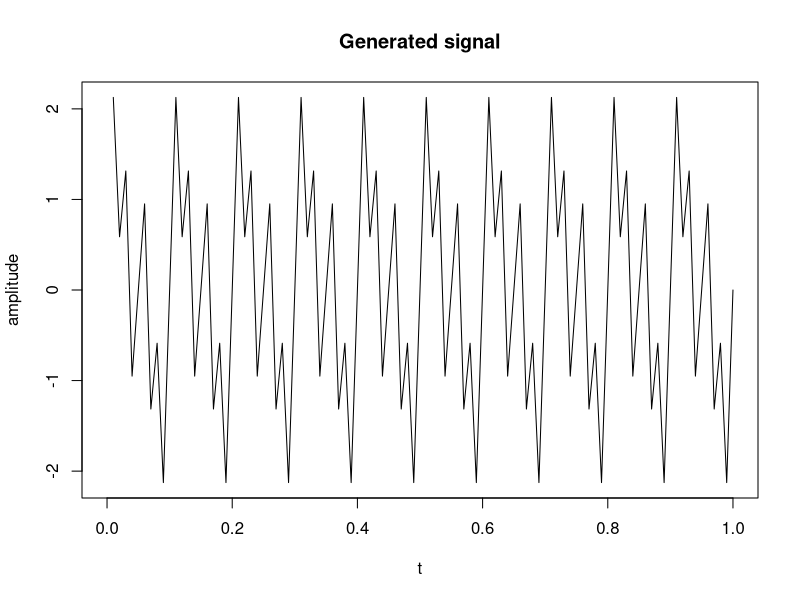

Recreate this plot in R.
## Data generation 
# 2020-01-16 T17:30 RT

# Samples
N = 100

# Time Vector
t = seq(0.01, 3, 1/N)

# Sampling Frequency
Fs = 1/(t[2]-t[1])

# Nyquist Frequency
Fn = Fs/2

# Data window size
dw_size <- length(t)/3

# Signal 10hz
s1 <-
  sin(2*pi*10*t[1:dw_size])


# Signal 20hz
s2<-
  sin(2*pi*20*t[(dw_size+1):(length(t)-dw_size)])

# Signal 40hz
s3<-
  sin(2*pi*40*t[((length(t)-dw_size)+1):length(t)])


# add all signals together
s <- s1 + s2 + s3

# s <- c(s1,s2,s3)

# plot signal
plot(x = t[1:dw_size], y = s, type = 'l', xlim = c(0, 1)
     , main = "Generated signal"
     , xlab = "t"
     , ylab = "amplitude"
)
